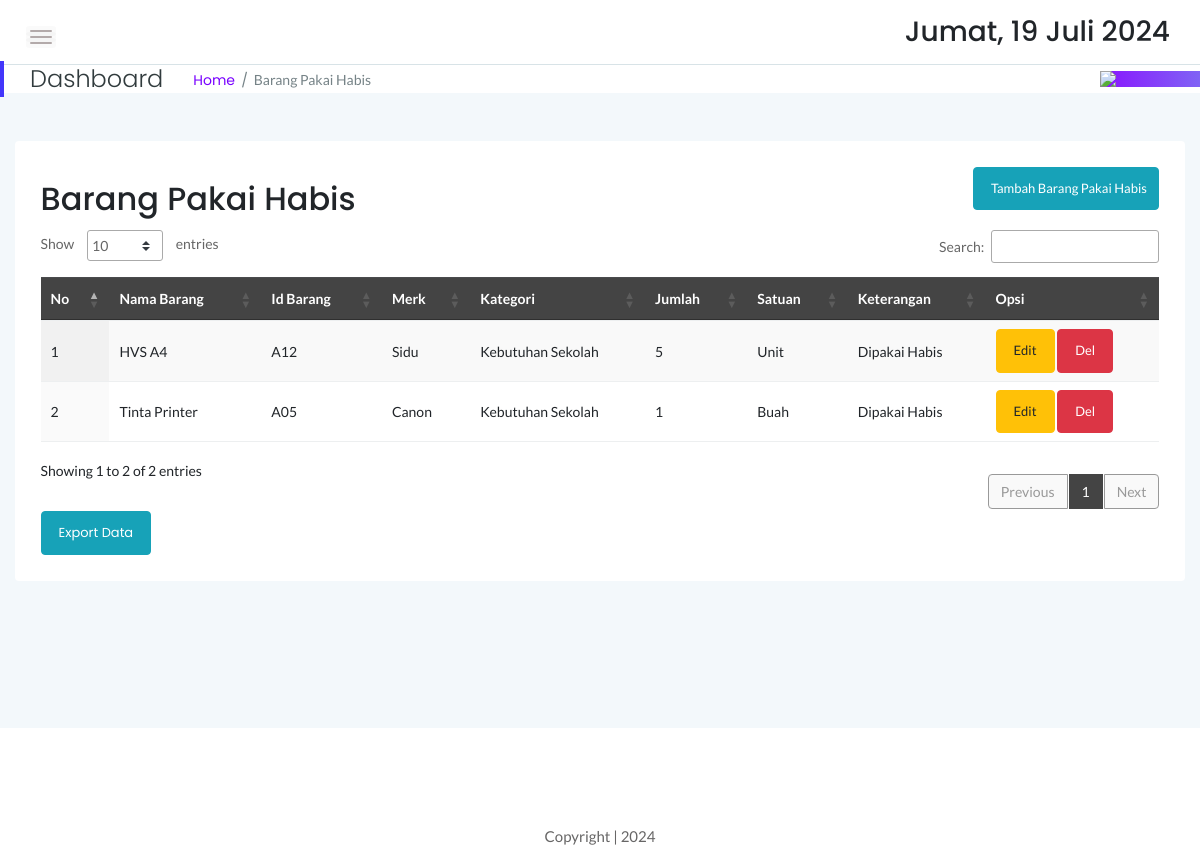
The page /stock/pakai.php (signed in) on the database its author committed.
### tables this page shows
CREATE TABLE `sbrg_rusak` (
  `idx` int(11) NOT NULL,
  `nama` varchar(55) NOT NULL,
  `jenis` varchar(30) NOT NULL,
  `merk` varchar(40) NOT NULL,
  `ukuran` varchar(20) NOT NULL,
  `stock` int(12) NOT NULL,
  `satuan` varchar(10) NOT NULL,
  `keterangan` varchar(55) NOT NULL
);

### stock/pakai.php (the view, shortened to what this page needs)
<!doctype html>
<html class="no-js" lang="en">
<?php
include '../dbconnect.php';
?>
<head>
    <link rel="stylesheet" href="assets/css/bootstrap.min.css">
    <link rel="stylesheet" href="assets/css/font-awesome.min.css">
    <link rel="stylesheet" href="assets/css/themify-icons.css">
    <link rel="stylesheet" href="assets/css/metisMenu.css">
    <link rel="stylesheet" href="assets/css/owl.carousel.min.css">
    <link rel="stylesheet" href="assets/css/slicknav.min.css">
    <link rel="stylesheet" href="https://www.amcharts.com/lib/3/plugins/export/export.css" type="text/css" media="all" />
    <link rel="stylesheet" type="text/css" href="https://cdn.datatables.net/1.10.19/css/jquery.dataTables.min.css">
    <link rel="stylesheet" type="text/css" href="https://cdn.datatables.net/1.10.19/css/jquery.dataTables.css">
    <link rel="stylesheet" type="text/css" href="https://cdn.datatables.net/1.10.18/css/dataTables.bootstrap4.min.css">
    <link rel="stylesheet" type="text/css" href="https://cdn.datatables.net/responsive/2.2.3/css/responsive.bootstrap.min.css">
    <link rel="stylesheet" type="text/css" href="https://cdn.datatables.net/responsive/2.2.3/css/responsive.jqueryui.min.css">
    <link rel="stylesheet" type="text/css" href="https://cdn.datatables.net/buttons/1.5.2/css/buttons.dataTables.min.css">
    <link rel="stylesheet" href="assets/css/typography.css">
    <link rel="stylesheet" href="assets/css/default-css.css">
    <link rel="stylesheet" href="assets/css/styles.css">
    <link rel="stylesheet" href="assets/css/responsive.css">
</head>
<body>
    <div class="page-container">
        <div class="main-content">
            <div class="header-area">
                <div class="row align-items-center">
                    <div class="col-md-6 col-sm-8 clearfix">
                        <div class="nav-btn pull-left">
                            <span></span>
                            <span></span>
                            <span></span>
                        </div>
                    </div>
                    <div class="col-md-6 col-sm-4 clearfix">
                        <ul class="notification-area pull-right">
                            <li>
                                <h3>
                                    <div class="date">
                                    </div>
                                </h3>
                            </li>
                        </ul>
                    </div>
                </div>
            </div>
            <div class="page-title-area">
                <div class="row align-items-center">
                    <div class="col-sm-6">
                        <div class="breadcrumbs-area clearfix">
                            <h4 class="page-title pull-left">Dashboard</h4>
                            <ul class="breadcrumbs pull-left">
                                <li><a href="index.php">Home</a></li>
                                <li><span>Barang Pakai Habis</span></li>
                            </ul>
                        </div>
                    </div>
                    <div class="col-sm-6 clearfix">
                        <div class="user-profile pull-right" style="color:black; padding:0px;">
                            <img src="pondok.png" width="100px" class="user-name dropdown-toggle" data-toggle="dropdown" \>
                        </div>
                    </div>
                </div>
            </div>
            <div class="main-content-inner">
                <div class="row mt-5 mb-5">
                    <div class="col-12">
                        <div class="card">
                            <div class="card-body">
                                <div class="d-sm-flex justify-content-between align-items-center">
                                    <h2>Barang Pakai Habis</h2>
                                    <button style="margin-bottom:20px" data-toggle="modal" data-target="#myModal" class="btn btn-info col-md-2"><span class="glyphicon glyphicon-plus"></span>Tambah Barang Pakai Habis</button>
                                </div>
                                <div class="data-tables datatable-dark">
                                    <table id="dataTable3" class="display" style="width:100%">
                                        <thead class="thead-dark">
                                            <tr>
                                                <th>No</th>
                                                <th>Nama Barang</th>
                                                <th>Id Barang</th>
                                                <th>Merk</th>
                                                <th>Kategori</th>
                                                <th>Jumlah</th>
                                                <th>Satuan</th>
                                                <th>Keterangan</th>
                                                <th>Opsi</th>
                                            </tr>
                                        </thead>
                                        <tbody>
                                            <?php
                                            $brgs = mysqli_query($conn, "SELECT * from sbrg_rusak order by nama ASC");
                                            $no = 1;
                                            while ($p = mysqli_fetch_array($brgs)) {
                                                $idb = $p['idx'];
                                            ?>
                                                <tr>
                                                    <td><?php echo $no++ ?></td>
                                                    <td><?php echo $p['nama'] ?></td>
                                                    <td><?php echo $p['jenis'] ?></td>
                                                    <td><?php echo $p['merk'] ?></td>
                                                    <td><?php echo $p['ukuran'] ?></td>
                                                    <td><?php echo $p['stock'] ?></td>
                                                    <td><?php echo $p['satuan'] ?></td>
                                                    <td><?php echo $p['keterangan'] ?></td>
                                                    <td><button data-toggle="modal" data-target="#edit<?= $idb; ?>" class="btn btn-warning">Edit</button> <button data-toggle="modal" data-target="#del<?= $idb; ?>" class="btn btn-danger">Del</button></td>
                                                </tr>
                                            <?php
                                            }
                                            ?>
                                        </tbody>
                                    </table>
                                </div>
                                <a href="exportbrgrsk.php" target="_blank" class="btn btn-info">Export Data</a>
                            </div>
                        </div>
                    </div>
                </div>
            </div>
        </div>
    </div>
    <footer>
        <div class="footer-area">
            <p>Copyright | 2024</p>
        </div>
    </footer>
</body>
</html>

### stock/assets/css/styles.css (style rules this page uses)
.page-container { width: 100%; height: 100%; min-height: 100vh; padding-left: 280px; -webkit-transition: padding-left 0.3s ease 0s; transition: padding-left 0.3s ease 0s; }
.card { border: none; border-radius: 4px; background-color: #fff; -webkit-transition: all 0.3s ease 0s; transition: all 0.3s ease 0s; }
.card-body { padding: 25.6px; padding: 1.6rem; }
.main-content { width: 100%; background: #F3F8FB; }
.main-content-inner { padding: 0 30px 50px; }
.header-area { padding: 15px 30px; background: #fff; border-bottom: 1px solid #d8e3e7; }
.nav-btn { margin-right: 30px; margin-top: 10px; cursor: pointer; }
.nav-btn span { display: block; width: 22px; height: 2px; background: #b3aaaa; margin: 4px 0; border-radius: 15px; -webkit-transition: all 0.3s ease 0s; transition: all 0.3s ease 0s; box-shadow: 0 0 0 4px rgba(99, 96, 96, 0.03); }
.notification-area { -webkit-user-select: none; -moz-user-select: none; -ms-user-select: none; user-select: none; position: relative; z-index: 1; }
.notification-area li { display: inline-block; margin-left: 20px; cursor: pointer; -webkit-user-select: none; -moz-user-select: none; -ms-user-select: none; user-select: none; }
.page-title-area { padding: 0 30px; background: #fff; position: relative; }
.page-title-area:before { content: ''; position: absolute; left: 0; top: 50%; width: 4px; height: 36px; background: var(--primary-color); -webkit-transform: translateY(-50%); transform: translateY(-50%); }
.page-title { font-size: 24px; font-weight: 300; color: #313b3d; letter-spacing: 0; margin-right: 30px; }
ul.breadcrumbs { margin-top: 4px; }
.breadcrumbs li { display: inline-block; }
.breadcrumbs li a, .breadcrumbs li span { display: block; font-size: 14px; font-weight: 400; color: #7801ff; letter-spacing: 0; margin-right: 16px; position: relative; }
.breadcrumbs li a:before { content: '/'; color: #768387; position: absolute; right: -13px; top: 0; }
.breadcrumbs li span { margin-right: 0; color: #768387; text-transform: capitalize; }
.user-profile { margin-right: -30px; display: -webkit-box; display: -ms-flexbox; display: flex; -webkit-box-align: center; -ms-flex-align: center; align-items: center; -ms-flex-wrap: wrap; flex-wrap: wrap; background: -webkit-linear-gradient(left, #8914fe 0%, #8063f5 100%); background: linear-gradient(to right, #8914fe 0%, #8063f5 100%); padding: 17px 38px; position: relative; }
.user-name { font-size: 17px; font-weight: 500; color: #fff; letter-spacing: 0; cursor: pointer; -webkit-user-select: none; -moz-user-select: none; -ms-user-select: none; user-select: none; }
.notification-area .dropdown-toggle, .user-name.dropdown-toggle { position: relative; }
.notification-area .dropdown-toggle:after, .user-name.dropdown-toggle:after { display: none; }
.footer-area { text-align: center; padding: 23px 0 19px; background: #fff; }
.footer-area p { color: #676666; margin-bottom: 0; }
.btn { padding: 11px 17px; font-size: 13px; letter-spacing: 0; }
table tr th { border-bottom: none; }
table tr th, table tr td { border-top: 1px solid rgba(120, 130, 140, 0.13) !important; }
table.dataTable.no-footer { border-bottom: 1px solid rgba(120, 130, 140, 0.13) !important; }
table.dataTable thead th, table.dataTable thead td { border-bottom-color: transparent; }
.datatable-dark thead { background: #444; color: #fff; }

### stock/assets/css/responsive.css (style rules this page uses)
@media (min-width: 1200px) and (max-width: 1364px) { .main-content-inner { padding: 0 15px 50px; } }
@media (min-width: 1200px) and (max-width: 1364px) { .page-container, .sbar_collapsed.page-container { padding-left: 0; } }

### rows shown on the page
sbrg_rusak: nama "HVS A4", jenis "A12", merk "Sidu", ukuran "Kebutuhan Sekolah", stock "5", satuan "Unit", keterangan "Dipakai Habis"
sbrg_rusak: nama "Tinta Printer", jenis "A05", merk "Canon", ukuran "Kebutuhan Sekolah", stock "1", satuan "Buah", keterangan "Dipakai Habis"
